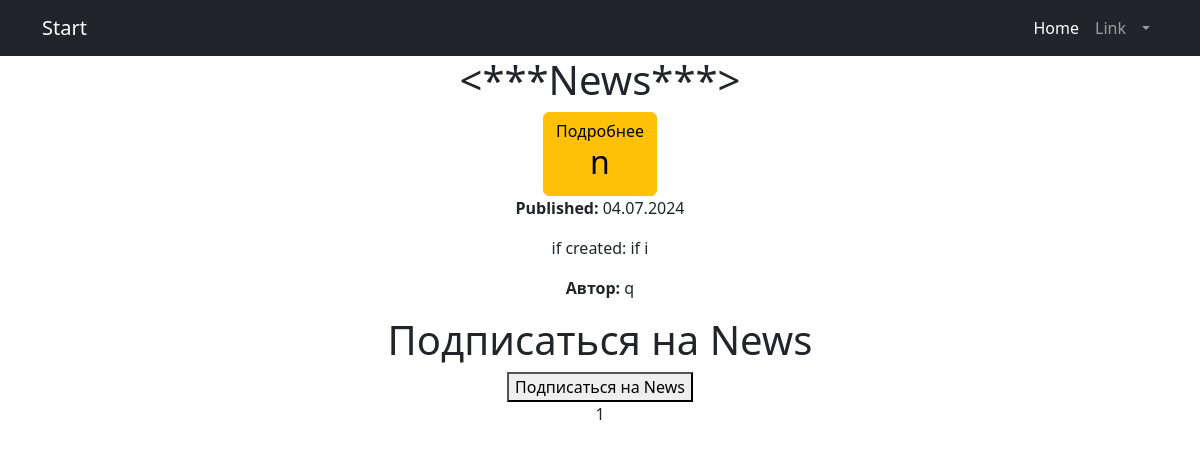
The app's page /news/ (signed in), older data.
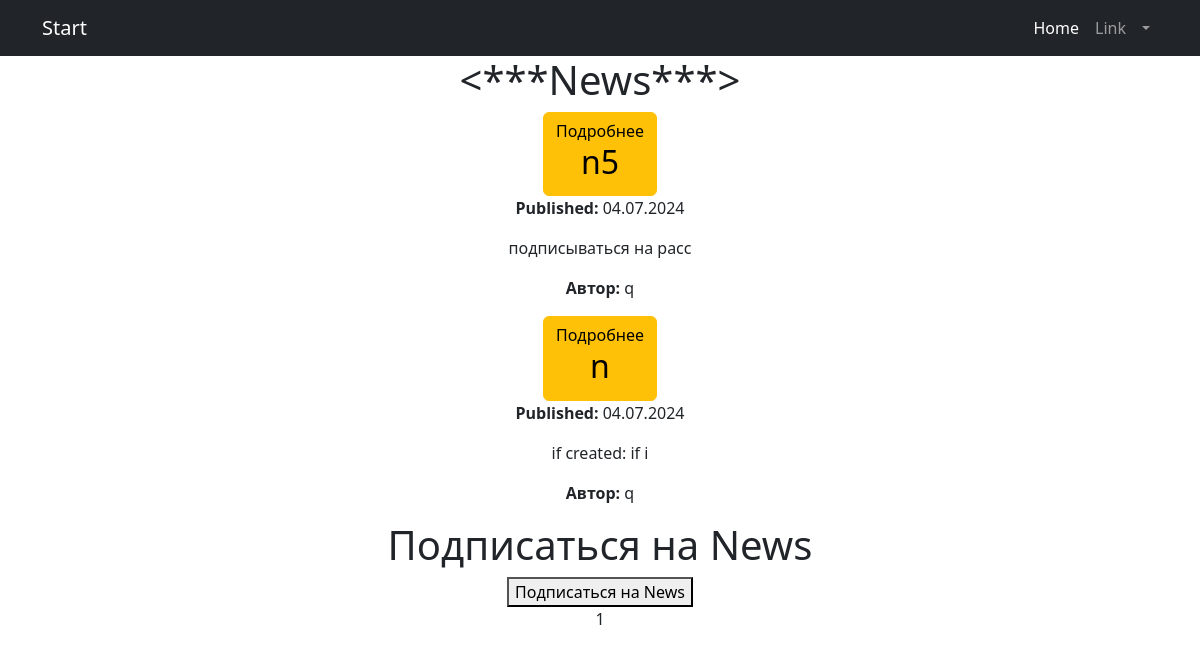
The same page, newer data.
### news/models.py (models this page shows, shortened)
class Post(models.Model):
    author = models.ForeignKey('Author', on_delete=models.CASCADE)
    POST_TYPES = (
        ('article', 'Article'),
        ('news', 'News'),    )
    post_type = models.CharField(max_length=10, choices=POST_TYPES)
    created_at = models.DateTimeField(auto_now_add=True)
    categories = models.ManyToManyField('Category', through='PostCategory')
    title = models.CharField(max_length=255)
    content = models.TextField()
    rating = models.IntegerField(default=0)
    authorname = models.CharField(max_length=255,)

class Author(models.Model):
    user = models.OneToOneField(User, on_delete=models.CASCADE)
    rating = models.IntegerField(default=0)
    def __str__(self):
        return self.user.username

### news/views.py (the view)
# urls.py: path('news/', views.NewsListView.as_view(), name='news_list'),
@method_decorator(login_required, name='dispatch')
class NewsListView(ListView):
    model = Post
    template_name = 'news_list.html'
    queryset = Post.objects.filter(post_type='news').order_by('-created_at')
    context_object_name = 'posts'
    paginate_by = 10
    def get_context_data(self, **kwargs):
        context = super().get_context_data(**kwargs)
        context['filter'] = PostFilter(self.request.GET, queryset=self.get_queryset())
        return context

### news/templatetags/censor.py (called while the page is built)
@register.filter(name='censor')
def censor(value):
    banned_words = ['badword', 'badword1', 'badword2']
    for word in banned_words:
        if isinstance(word, str):
            value = value.replace(word[1:], '*' * len(word[1:]))
    return value

### my_portal/templates/news_list.html (shortened to what this page needs)
{% extends 'flatpages/default.html' %}
{% load censor %}
{% block content %}
<h1><***News***></h1>
{% for post in posts %}
<a href="{% url 'news_full_detail' id=post.id %}" class="btn btn-warning">Подробнее
    <h2>{{ post.title|censor }}</h2>
</a>
<p><strong>Published:</strong> {{ post.created_at|date:"d.m.Y" }}</p>
<p>{{ post.content|slice:":21"|censor }}</p>
<p><strong>Автор:</strong> {{ post.author }}</p>
{% endfor %}
<h1>Подписаться на News</h1>
<form method="post" action="{% url 'subscribe_news' %}">
    <button type="submit">Подписаться на News</button>
</form>
{{ page_obj.number }}
{% endblock content %}

### news/templates/flatpages/default.html (shortened to what this page needs)
<!DOCTYPE html>
<html lang="en">
<head>
    {% load static %}
    <link href="{% static 'css/styles.css' %}" rel="stylesheet"/>
</head>
<body>
<nav class="navbar navbar-expand-lg navbar-dark bg-dark">
    <div class="container">
        <a class="navbar-brand" href="#">Start{{ flatpage.title }}</a>
        <div class="collapse navbar-collapse" id="navbarSupportedContent">
            <ul class="navbar-nav ms-auto mb-2 mb-lg-0">
                <li class="nav-item"><a class="nav-link active" aria-current="page" href="#">Home</a></li>
                <li class="nav-item"><a class="nav-link" href="#">Link</a></li>
                <li class="nav-item dropdown">
                    <a class="nav-link dropdown-toggle" id="navbarDropdown" href="#" role="button"
                       data-bs-toggle="dropdown" aria-expanded="false">{{ flatpage.title }}</a>
                </li>
            </ul>
        </div>
    </div>
</nav>
<div class="container">
    <div class="row">
        <div class="col-lg-12 text-center">
            {% block content %}{% endblock content %}
        </div>
    </div>
</div>
</body>
</html>

Row changes from the older to the newer data that the page shows:
added Post: title|censor "n5", created_at "04.07.2024", content|censor "подписываться на расс", author "q"
